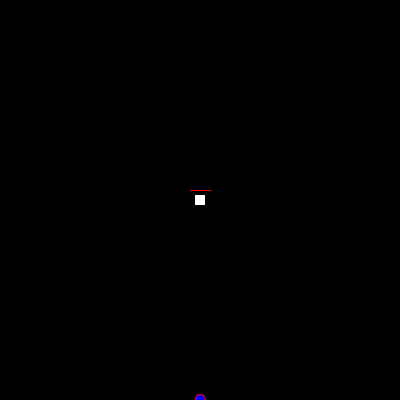
Frame 1 (no input)
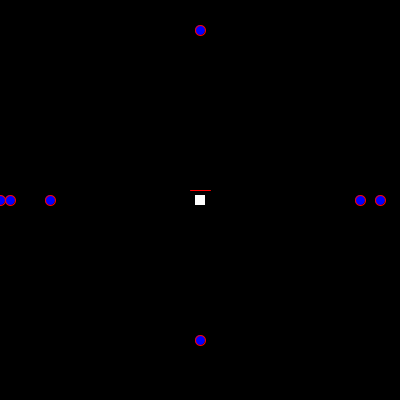
Frame 60 (the mouse pressed at the canvas centre just before this capture)
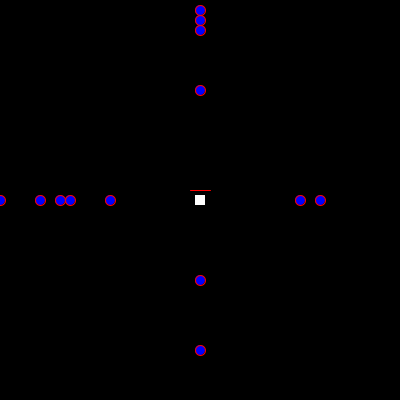
Frame 120 (the mouse held since frame 60 and released just before this capture)

The Processing sketch that drew these frames (run headless with seeded random() and noise(); from frame 60 on, the mouse is pressed at the canvas centre):

// Processing sketch: Arrow_Game
// ── Arrow_Game.pde
public PlayerChara test = new PlayerChara();
public ArrayList<Arrow> arrows = new ArrayList<Arrow>();

void setup(){
 size(400,400);
 background(0);
 frameRate(140);
 for(int i = 0; i < 19; i++){
   arrows.add(new Arrow((int)random(0,4),i));
   System.out.println(arrows.size());
 }
}

void draw(){
  background(0);
  
  test.moveItem();
  test.drawItem();
  
  for(int i = 0; i < arrows.size(); i++)
   {
     arrows.get(i).moveItem();
     arrows.get(i).drawItem();
     if(arrows.get(i).x == test.x && arrows.get(i).y == test.y) arrows.get(i).reset();
   }
}

void keyPressed(){
switch(key)
    {
      case 'w':
        test.side = 0;
        break;
      case 's':
        test.side = 2;
        break;
      case 'a':
        test.side = 1;
        break;
      case 'd':
        test.side = 3;
        break;
      case 'f':
        arrows.get(0).y = 199;
        break;
    }

}

// ── Arrow.pde
public class Arrow implements Moveable{
  public int side;// the side of the screen the arrow shows up
  int x;
  int y;
  public Arrow(int i){
    side = i;
    switch(side)
    {
      case 0:
        x = 200; y = 0; break;
      case 1:
        x = 0; y = 200; break;
      case 2:
        x = 200; y = 400; break;
      case 3:
        x = 40; y = 200; break;
    }
  }
  
  public Arrow(int i, int b){
    side = i;
    switch(side)
    {
      case 0:
        x = 200; y = 0-10*b; break;
      case 1:
        x = 0-10*b; y = 200; break;
      case 2:
        x = 200; y = 400+10*b; break;
      case 3:
        x = 400+10*b; y = 200; break;
    }
  }
  
  public int getSide(){return side;}
  
  public void drawItem(){
    fill(#0000FF);
    ellipse(x,y,10,10);
  }
  
  public void moveItem(){
    switch(side)
    {
      case 0:
        y += 1; break;
      case 1:
        x += 1; break;
      case 2:
        y-= 1; break;
      case 3:
        x -= 1; break;
    }
  }
  
  public void reset(){
    side = (int)random(0,4);
    switch(side)
    {
      case 0:
        x = 200; y = 0; break;
      case 1:
        x = 0; y = 200; break;
      case 2:
        x = 200; y = 400; break;
      case 3:
        x = 400; y = 200; break;
    }
  }

  public void killItem(){}
}

// ── Character.pde
public class PlayerChara implements Moveable{
  int x;
  int y;
  int side = 0;
  
  public PlayerChara(){
    x = 200;
    y = 200;
  }
  public int getSide(){return 0;};
  
  public void drawItem(){
    fill(255);
    noStroke();
    rect(x-5,x-5,10,10);
    stroke(#FF0000);
    switch(side){
      case 0:
        line(x-10,y-10,x+10,y-10);
        break;
      case 1:
        line(x-10,y-10,x-10,y+10);
        break;
      case 2:
        line(x-10,y+10,x+10,y+10);
        break;
      case 3:
        line(x+10,y-10,x+10,y+10);
        break;
    }
    
  }
  
  public void moveItem(){
  }
  
  public void killItem(){}
}

// ── Moveable.pde
public interface Moveable{
  public void drawItem();
  public void moveItem();
  public void killItem();
  public int getSide();
}
